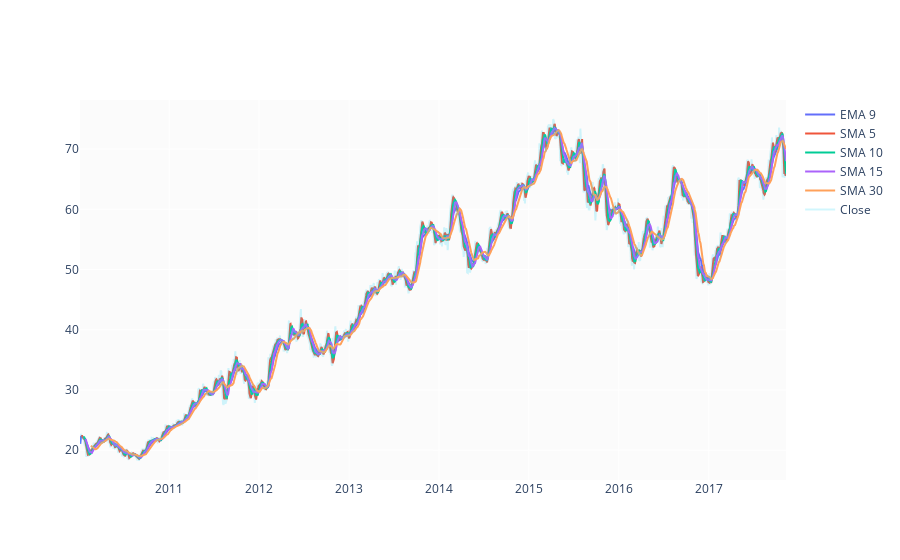

The code cell stored with this chart in its notebook:
### Markdown cell above
Compute exponential moving average (EMAs) and simple moving averages (SMAs)

### Code cell
df['EMA_9'] = df['Close'].ewm(9).mean().shift()
df['SMA_5'] = df['Close'].rolling(5).mean().shift()
df['SMA_10'] = df['Close'].rolling(10).mean().shift()
df['SMA_15'] = df['Close'].rolling(15).mean().shift()
df['SMA_30'] = df['Close'].rolling(30).mean().shift()
fig = go.Figure()
fig.add_trace(go.Scatter(x=df.Date, y=df.EMA_9, name='EMA 9'))
fig.add_trace(go.Scatter(x=df.Date, y=df.SMA_5, name='SMA 5'))
fig.add_trace(go.Scatter(x=df.Date, y=df.SMA_10, name='SMA 10'))
fig.add_trace(go.Scatter(x=df.Date, y=df.SMA_15, name='SMA 15'))
fig.add_trace(go.Scatter(x=df.Date, y=df.SMA_30, name='SMA 30'))
fig.add_trace(go.Scatter(x=df.Date, y=df.Close, name='Close', opacity=0.2))
fig.show()

### Figure 1 — Plotly figure (JSON) as saved in the notebook; plotly's stock layout.template omitted (floating-point values rounded to 4 significant figures; data arrays with more than 128 entries replaced by an {"elided": "..."} marker saying what was removed)
{"data": [{"name": "EMA 9", "type": "scatter", "x": {"elided": "1979 str values"}, "y": {"elided": "1979 float values"}}, {"name": "SMA 5", "type": "scatter", "x": {"elided": "1979 str values"}, "y": {"elided": "1979 float values"}}, {"name": "SMA 10", "type": "scatter", "x": {"elided": "1979 str values"}, "y": {"elided": "1979 float values"}}, {"name": "SMA 15", "type": "scatter", "x": {"elided": "1979 str values"}, "y": {"elided": "1979 float values"}}, {"name": "SMA 30", "type": "scatter", "x": {"elided": "1979 str values"}, "y": {"elided": "1979 float values"}}, {"name": "Close", "opacity": 0.2, "type": "scatter", "x": {"elided": "1979 str values"}, "y": {"elided": "1979 float values"}}], "layout": {}}
